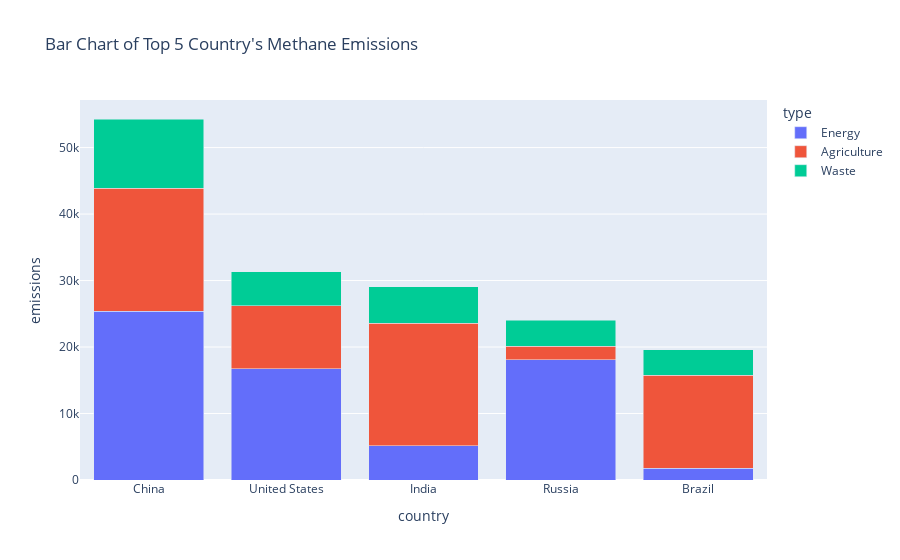

The notebook cell saved with this chart:
### Code cell
fig = px.bar(df_segment_total_int5, x='country', y='emissions',color="type",barmode="stack", title='Bar Chart of Top 5 Country\'s Methane Emissions',category_orders={
        "country": ['China', 'United States','India', 'Russia', 'Brazil']},hover_data=['region','baseYear'] 
    )
fig.show()

### Figure 1 — Plotly figure (JSON) as saved in the notebook; plotly's stock layout.template omitted (floating-point values rounded to 4 significant figures)
{"data": [{"alignmentgroup": "True", "customdata": [["Asia Pacific", "2022"], ["Russia & Caspian", "2022"], ["North America", "2022"], ["Asia Pacific", "2022"], ["Central and South America", "2022"]], "hovertemplate": "type=Energy<br>country=%{x}<br>emissions=%{y}<br>region=%{customdata[0]}<br>baseYear=%{customdata[1]}<extra></extra>", "legendgroup": "Energy", "marker": {"color": "#636efa", "pattern": {"shape": ""}}, "name": "Energy", "offsetgroup": "Energy", "orientation": "v", "showlegend": true, "textposition": "auto", "type": "bar", "x": ["China", "Russia", "United States", "India", "Brazil"], "xaxis": "x", "y": [25370.0, 18080.0, 16770.0, 5185.0, 1756.0], "yaxis": "y"}, {"alignmentgroup": "True", "customdata": [["Asia Pacific", "2019-2021"], ["Asia Pacific", "2019-2021"], ["Central and South America", "2019-2021"], ["North America", "2019-2021"], ["Russia & Caspian", "2019-2021"]], "hovertemplate": "type=Agriculture<br>country=%{x}<br>emissions=%{y}<br>region=%{customdata[0]}<br>baseYear=%{customdata[1]}<extra></extra>", "legendgroup": "Agriculture", "marker": {"color": "#EF553B", "pattern": {"shape": ""}}, "name": "Agriculture", "offsetgroup": "Agriculture", "orientation": "v", "showlegend": true, "textposition": "auto", "type": "bar", "x": ["China", "India", "Brazil", "United States", "Russia"], "xaxis": "x", "y": [18500.0, 18360.0, 14020.0, 9409.0, 2022.0], "yaxis": "y"}, {"alignmentgroup": "True", "customdata": [["Asia Pacific", "2019-2021"], ["Asia Pacific", "2019-2021"], ["North America", "2019-2021"], ["Russia & Caspian", "2019-2021"], ["Central and South America", "2019-2021"]], "hovertemplate": "type=Waste<br>country=%{x}<br>emissions=%{y}<br>region=%{customdata[0]}<br>baseYear=%{customdata[1]}<extra></extra>", "legendgroup": "Waste", "marker": {"color": "#00cc96", "pattern": {"shape": ""}}, "name": "Waste", "offsetgroup": "Waste", "orientation": "v", "showlegend": true, "textposition": "auto", "type": "bar", "x": ["China", "India", "United States", "Russia", "Brazil"], "xaxis": "x", "y": [10420.0, 5552.0, 5118.0, 3931.0, 3800.0], "yaxis": "y"}], "layout": {"barmode": "stack", "legend": {"title": {"text": "type"}, "tracegroupgap": 0}, "title": {"text": "Bar Chart of Top 5 Country's Methane Emissions"}, "xaxis": {"anchor": "y", "categoryarray": ["China", "United States", "India", "Russia", "Brazil"], "categoryorder": "array", "domain": [0, 1], "title": {"text": "country"}}, "yaxis": {"anchor": "x", "domain": [0, 1], "title": {"text": "emissions"}}}}
